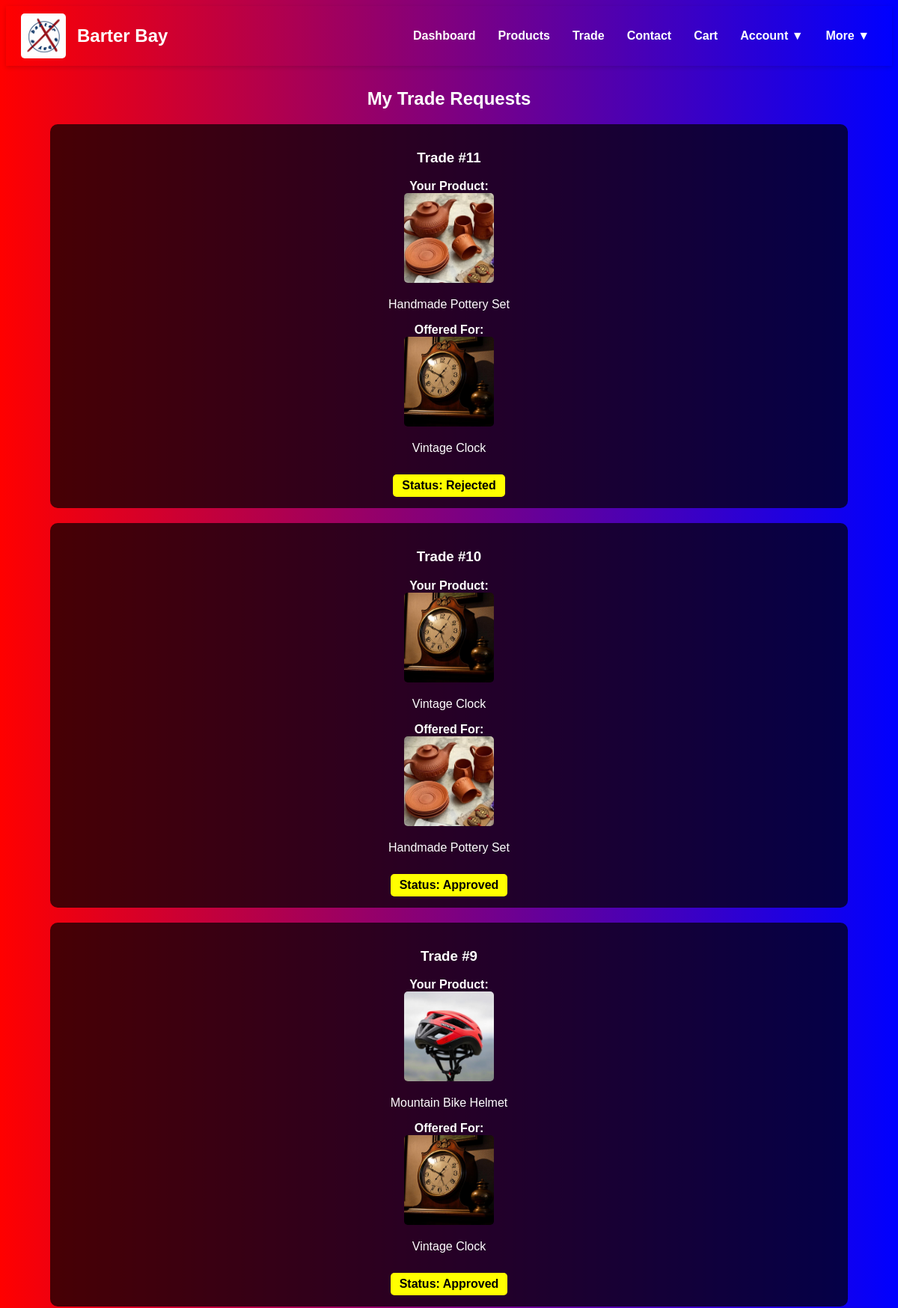
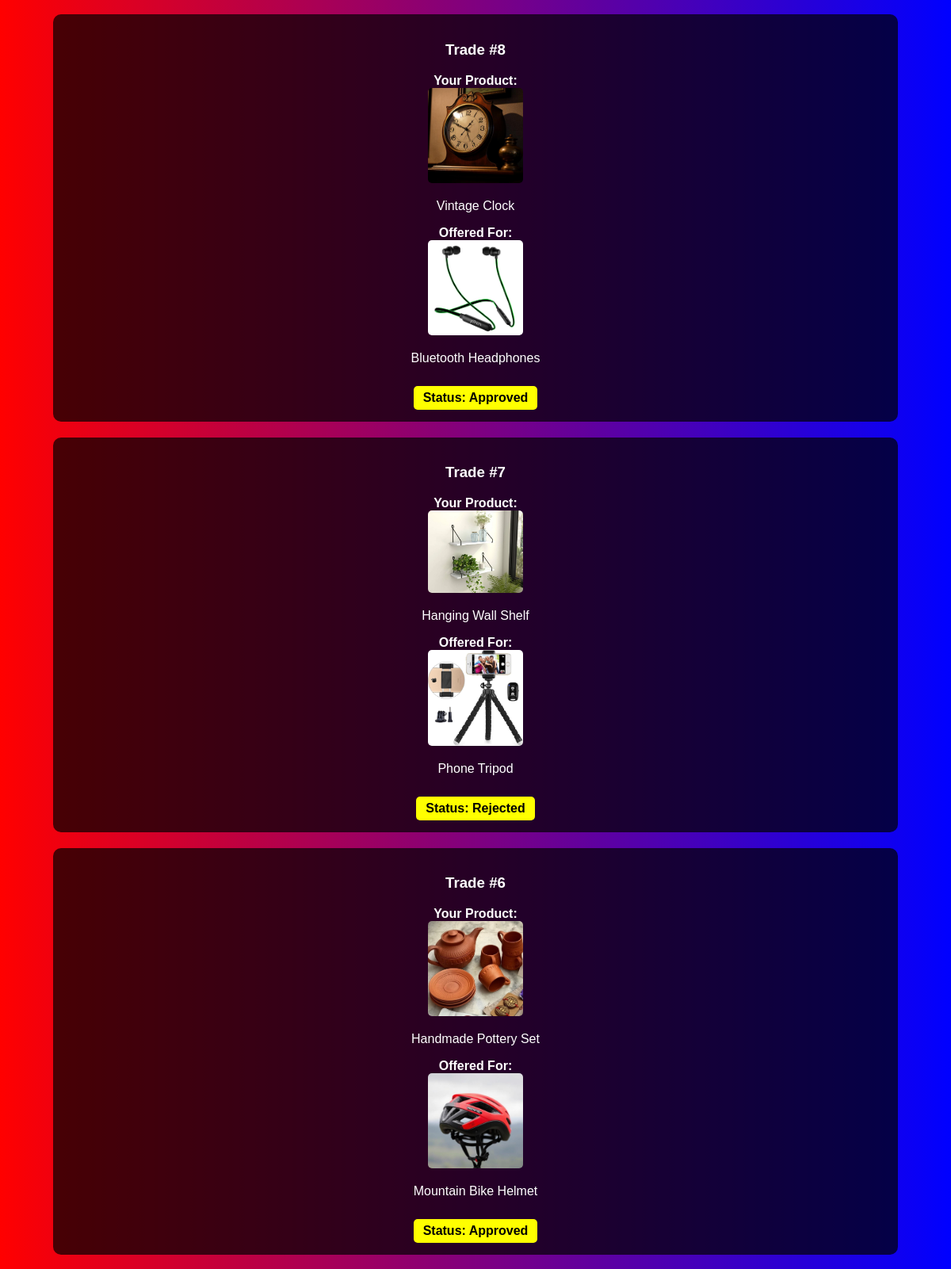
The app's page /my_trades.php (signed in, upper part) with its own data (2 pictures, top to bottom).
### tables this page shows
CREATE TABLE trades (
    id INTEGER PRIMARY KEY AUTOINCREMENT,
    sender_id INTEGER NOT NULL,
    receiver_id INTEGER NOT NULL,
    sender_product_id INTEGER NOT NULL,
    receiver_product_id INTEGER NOT NULL,
    status TEXT DEFAULT 'Pending', -- Emulate ENUM
    trade_date TIMESTAMP DEFAULT CURRENT_TIMESTAMP,
    FOREIGN KEY (sender_id) REFERENCES users(id) ON DELETE CASCADE,
    FOREIGN KEY (receiver_id) REFERENCES users(id) ON DELETE CASCADE,
    FOREIGN KEY (sender_product_id) REFERENCES products(id) ON DELETE CASCADE,
    FOREIGN KEY (receiver_product_id) REFERENCES products(id) ON DELETE CASCADE
);

### my_trades.php (the view, shortened to what this page needs)
<?php
include 'config.php';
$customer_id = is_array($_SESSION['customer']) ? $_SESSION['customer']['id'] : intval($_SESSION['customer']);
$query = "
    SELECT t.*,
           sp.name AS sender_product_name, sp.image AS sender_product_image,
           rp.name AS receiver_product_name, rp.image AS receiver_product_image,
           t.status
    FROM trades t
    JOIN products sp ON t.sender_product_id = sp.id
    JOIN products rp ON t.receiver_product_id = rp.id
    WHERE t.sender_id = :customer_id OR t.receiver_id = :customer_id
    ORDER BY t.id DESC
";
$stmt = $conn->prepare($query);
$stmt->bindValue(':customer_id', $customer_id, SQLITE3_INTEGER);
$result = $stmt->execute();
$trades = [];
while ($row = $result->fetchArray(SQLITE3_ASSOC)) {
    $trades[] = $row;
}
?>
<!DOCTYPE html>
<html>
<head>
</head>
<body>
<?php include 'navbar.php'; ?>
<div class="container">
    <h2>My Trade Requests</h2>
    <?php if (empty($trades)): ?>
        <p>No trades yet.</p>
    <?php else: ?>
        <?php foreach ($trades as $trade): ?>
            <div class="trade">
                <h3>Trade #<?php echo intval($trade['id']); ?></h3>
                <div>
                    <strong>Your Product:</strong><br>
                    <img src="uploads/<?php echo htmlspecialchars($trade['sender_product_image']); ?>" alt="">
                    <p><?php echo htmlspecialchars($trade['sender_product_name']); ?></p>
                </div>
                <div>
                    <strong>Offered For:</strong><br>
                    <img src="uploads/<?php echo htmlspecialchars($trade['receiver_product_image']); ?>" alt="">
                    <p><?php echo htmlspecialchars($trade['receiver_product_name']); ?></p>
                </div>
                <div class="status">
                    Status: <?php echo ucfirst($trade['status']); ?>
                </div>
            </div>
        <?php endforeach; ?>
    <?php endif; ?>
</div>
</body>
</html>

### my_trades.php (style rules this page uses)
body { background: linear-gradient(to right, red, blue); font-family: Arial, sans-serif; color: white; text-align: center; }
.container { width: 90%; margin: 30px auto; }
.trade { background-color: rgba(0, 0, 0, 0.7); border-radius: 10px; padding: 15px; margin-bottom: 20px; }
img { max-width: 120px; height: auto; border-radius: 5px; }
.status { padding: 6px 12px; border-radius: 5px; background: yellow; color: black; font-weight: bold; display: inline-block; margin-top: 10px; }

### footer.php (style rules this page uses)
:root { --footer-bg: #0d0d0d; --footer-text: #e0e0e0; --footer-muted: #94a3b8; --accent-red: #ef233c; --accent-blue: #3a86ff; --footer-gradient: linear-gradient(135deg, #ef233c 0%, #3a86ff 100%); --max: 1200px; --transition: 0.3s cubic-bezier(0.4, 0, 0.2, 1); --logo-url: url("images/seal.png?v=1"); }

### records on screen
trades: id "11", sender_product_name "Handmade Pottery Set", receiver_product_name "Vintage Clock", status "Rejected"
trades: id "10", sender_product_name "Vintage Clock", shows a picture, receiver_product_name "Handmade Pottery Set", status "Approved"
trades: id "9", shows a picture, sender_product_name "Mountain Bike Helmet", receiver_product_name "Vintage Clock", status "Approved"
trades: id "8", sender_product_name "Vintage Clock", shows a picture, receiver_product_name "Bluetooth Headphones", status "Approved"
trades: id "7", shows a picture, sender_product_name "Hanging Wall Shelf", receiver_product_name "Phone Tripod", status "Rejected"
trades: id "6", sender_product_name "Handmade Pottery Set", shows a picture, receiver_product_name "Mountain Bike Helmet", status "Approved"
